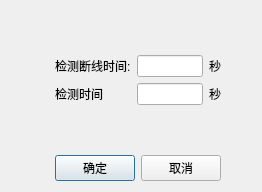
<?xml version="1.0" encoding="UTF-8"?>
<ui version="4.0">
 <class>WirelessAdvancedDlg</class>
 <widget class="QDialog" name="WirelessAdvancedDlg">
  <property name="windowModality">
   <enum>Qt::WindowModal</enum>
  </property>
  <property name="geometry">
   <rect>
    <x>0</x>
    <y>0</y>
    <width>262</width>
    <height>192</height>
   </rect>
  </property>
  <property name="windowTitle">
   <string>Dialog</string>
  </property>
  <layout class="QGridLayout" name="gridLayout_2">
   <item row="0" column="1">
    <spacer name="verticalSpacer">
     <property name="orientation">
      <enum>Qt::Vertical</enum>
     </property>
     <property name="sizeHint" stdset="0">
      <size>
       <width>20</width>
       <height>1</height>
      </size>
     </property>
    </spacer>
   </item>
   <item row="1" column="0">
    <spacer name="horizontalSpacer">
     <property name="orientation">
      <enum>Qt::Horizontal</enum>
     </property>
     <property name="sizeHint" stdset="0">
      <size>
       <width>89</width>
       <height>20</height>
      </size>
     </property>
    </spacer>
   </item>
   <item row="1" column="1" colspan="2">
    <layout class="QGridLayout" name="gridLayout">
     <item row="2" column="0">
      <widget class="QLabel" name="label_7">
       <property name="text">
        <string>检测时间</string>
       </property>
      </widget>
     </item>
     <item row="2" column="2">
      <widget class="QLabel" name="label_8">
       <property name="text">
        <string>秒</string>
       </property>
      </widget>
     </item>
     <item row="1" column="0">
      <widget class="QLabel" name="label_4">
       <property name="text">
        <string>检测断线时间:</string>
       </property>
      </widget>
     </item>
     <item row="1" column="2">
      <widget class="QLabel" name="label_6">
       <property name="text">
        <string>秒</string>
       </property>
      </widget>
     </item>
     <item row="1" column="1">
      <widget class="QLineEdit" name="lineEdit_2"/>
     </item>
     <item row="2" column="1">
      <widget class="QLineEdit" name="lineEdit_3"/>
     </item>
    </layout>
   </item>
   <item row="1" column="3">
    <spacer name="horizontalSpacer_2">
     <property name="orientation">
      <enum>Qt::Horizontal</enum>
     </property>
     <property name="sizeHint" stdset="0">
      <size>
       <width>74</width>
       <height>20</height>
      </size>
     </property>
    </spacer>
   </item>
   <item row="2" column="2">
    <spacer name="verticalSpacer_2">
     <property name="orientation">
      <enum>Qt::Vertical</enum>
     </property>
     <property name="sizeHint" stdset="0">
      <size>
       <width>20</width>
       <height>2</height>
      </size>
     </property>
    </spacer>
   </item>
   <item row="3" column="1" colspan="2">
    <layout class="QHBoxLayout" name="horizontalLayout">
     <item>
      <spacer name="horizontalSpacer_3">
       <property name="orientation">
        <enum>Qt::Horizontal</enum>
       </property>
       <property name="sizeHint" stdset="0">
        <size>
         <width>40</width>
         <height>20</height>
        </size>
       </property>
      </spacer>
     </item>
     <item>
      <widget class="QPushButton" name="pushButton">
       <property name="text">
        <string>确定</string>
       </property>
      </widget>
     </item>
     <item>
      <widget class="QPushButton" name="pushButton_2">
       <property name="text">
        <string>取消</string>
       </property>
      </widget>
     </item>
     <item>
      <spacer name="horizontalSpacer_4">
       <property name="orientation">
        <enum>Qt::Horizontal</enum>
       </property>
       <property name="sizeHint" stdset="0">
        <size>
         <width>40</width>
         <height>20</height>
        </size>
       </property>
      </spacer>
     </item>
    </layout>
   </item>
  </layout>
 </widget>
 <resources/>
 <connections/>
</ui>
